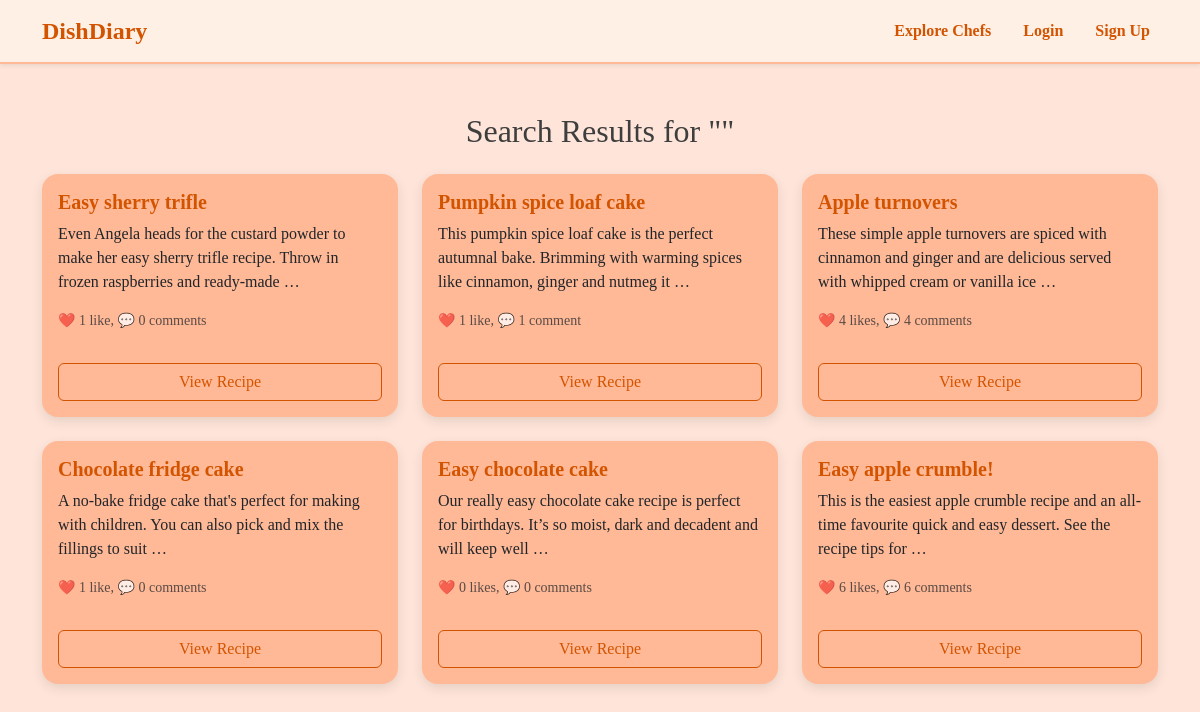
The app's page /search/ with its own data.
### recipes/models.py (models this page shows, shortened)
class Recipe(models.Model):
    title = models.CharField(max_length=200)
    slug = models.SlugField(unique=True, blank=True)
    author = models.ForeignKey(User, on_delete=models.CASCADE)
    summary = models.CharField(max_length=300, blank=True)
    ingredients = models.TextField()
    steps = models.TextField()
    created_at = models.DateTimeField(auto_now_add=True)
    updated_at = models.DateTimeField(auto_now=True)

### recipes/views.py (the view)
# urls.py: path("search/", views.search_recipes, name="search_recipes"),
def search_recipes(request):
    query = request.GET.get('q', '')
    results = Recipe.objects.annotate(
        comment_count=Count('comments'),
        like_count=Count('likes')
    ).filter(
        Q(title__icontains=query) |
        Q(summary__icontains=query) |
        Q(ingredients__icontains=query) |
        Q(author__username__icontains=query)
    ).order_by('-created_at')
    return render(request, 'recipes/search_results.html', {'query': query, 'results': results})

### recipes/templates/recipes/search_results.html (shortened to what this page needs)
<!DOCTYPE html>
<html lang="en">
  <head>
    <link
      href="https://cdn.jsdelivr.net/npm/bootstrap@5.3.2/dist/css/bootstrap.min.css"
      rel="stylesheet"
    />
  </head>
  <body>
   {% include 'recipes/navbar.html' %}
    <div class="container mt-5">
      <h2 class="text-center mb-4">Search Results for "{{ query }}"</h2>
      <div class="row">
        {% for recipe in results %}
          <div class="col-md-6 col-lg-4 mb-4">
            <div class="card h-100">
              <div class="card-body d-flex flex-column justify-content-between">
                <div>
                  <h5 class="card-title">{{ recipe.title }}</h5>
                  <p class="card-text">{{ recipe.summary|truncatewords:20 }}</p>
                  <p class="text-muted small mt-2">
                    ❤️ {{ recipe.like_count }} like{{ recipe.like_count|pluralize }},
                    💬 {{ recipe.comment_count }} comment{{ recipe.comment_count|pluralize }}
                  </p>
                </div>
                <a href="{% url 'recipes:recipe_detail' slug=recipe.slug %}" class="btn btn-outline-danger mt-3">View Recipe</a>
              </div>
            </div>
          </div>
        {% empty %}
          <div class="col-12">
            <p class="text-muted text-center">No recipes found.</p>
          </div>
        {% endfor %}
      </div>
    </div>
  </body>
</html>

### recipes/templates/recipes/search_results.html (style rules this page uses)
body { font-family: "Georgia", serif; background-color: #ffe5d9; color: #3e3e3e; }
.card { border-radius: 16px; background-color: #ffb997; border: none; box-shadow: 0 4px 12px rgba(0, 0, 0, 0.1); }
.card-title { color: #d35400; font-weight: 600; }
.btn-outline-danger { border-color: #d35400; color: #d35400; }

### records on screen
Recipe: title "Easy sherry trifle", summary "Even Angela heads for the custard powder to make her easy sherry trifle recipe. Throw in frozen raspberries and ready-made …", like_count "1", comment_count "0"
Recipe: title "Pumpkin spice loaf cake", summary "This pumpkin spice loaf cake is the perfect autumnal bake. Brimming with warming spices like cinnamon, ginger and nutmeg it …", like_count "1", comment_count "1"
Recipe: title "Apple turnovers", summary "These simple apple turnovers are spiced with cinnamon and ginger and are delicious served with whipped cream or vanilla ice …", like_count "4", comment_count "4"
Recipe: title "Chocolate fridge cake", summary "A no-bake fridge cake that's perfect for making with children. You can also pick and mix the fillings to suit …", like_count "1", comment_count "0"
Recipe: title "Easy chocolate cake", summary "Our really easy chocolate cake recipe is perfect for birthdays. It’s so moist, dark and decadent and will keep well …", like_count "0", comment_count "0"
Recipe: title "Easy apple crumble!", summary "This is the easiest apple crumble recipe and an all-time favourite quick and easy dessert. See the recipe tips for …", like_count "6", comment_count "6"
